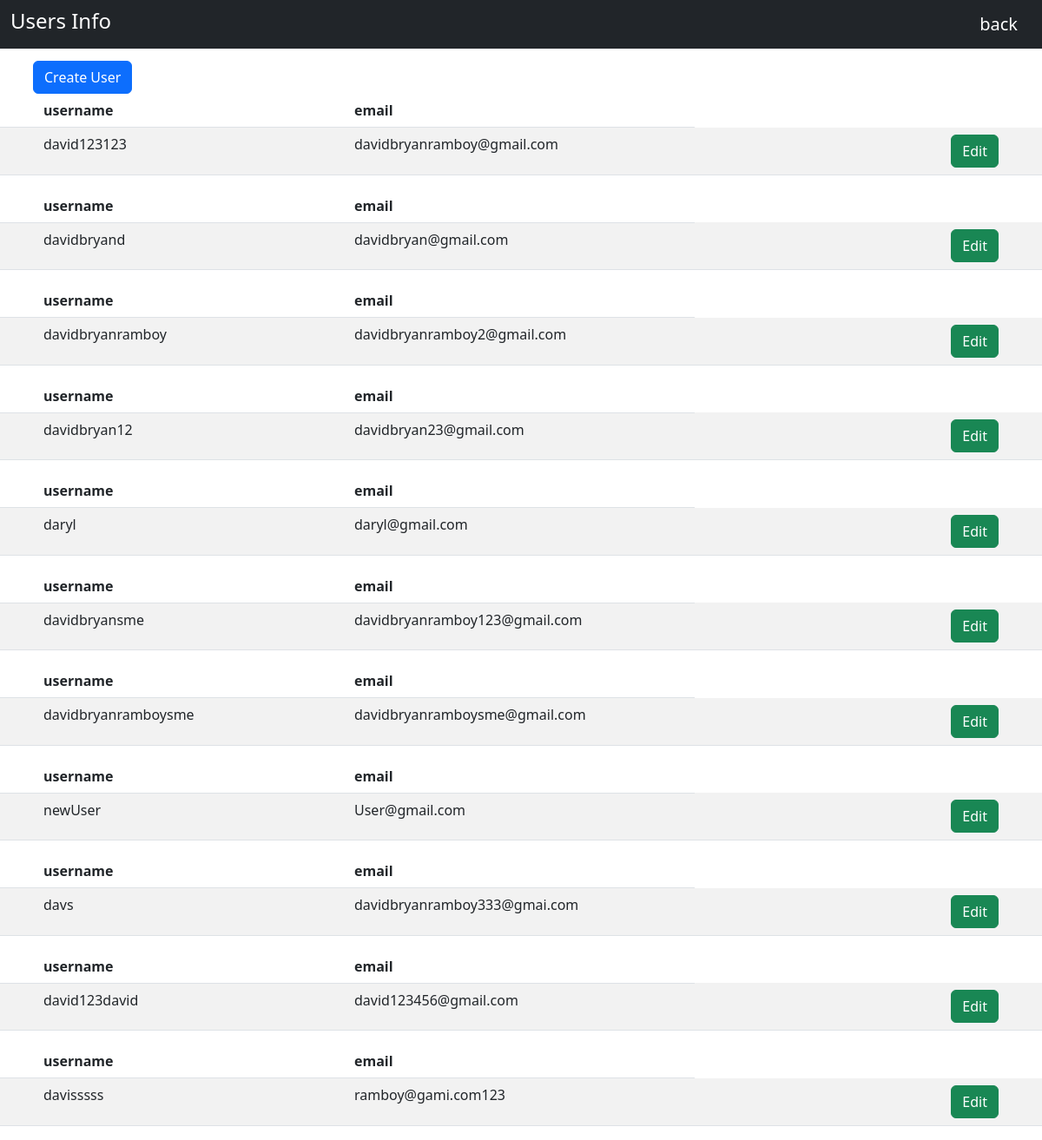
The page /um-admin/users-info/ (signed in) on the database its author committed.
### account/models.py (models this page shows)
class Custom_user(AbstractUser):
    address = models.CharField(max_length=100, blank=True, null=True)
    phone_number = models.CharField(max_length=20, blank=True, null=True)
    email = models.EmailField(unique=True,blank=True, null=True)
    position = models.CharField(max_length=100,blank=True, null=True)
    company = models.CharField(max_length=100,blank=True, null=True)
    def __str__(self):
        return self.email
    EMAIL_FIELD = 'email'
    ADDRESS_FIELD = 'address'
    PHONE_NUMBER_FIELD = 'phone_number'
    REQUIRED_FIELDS = ['email','address','phone_number']
    is_active = models.BooleanField(default=True)

### customadmin/decorators.py (the view)
    def wrapper(request, *args, **kwargs):
        if not request.user.is_superuser:
            return redirect('admin_login')
        return view_func(request, *args, **kwargs)

### customadmin/views.py (called while the page is built)
@admin_required
def users_info(request):
    users = Custom_user.objects.all()
    return render(request, 'customadmin/users_info.html',{
        'users' : users
    })

### customadmin/templates/customadmin/users_info.html (shortened to what this page needs)
{% extends 'account/base.html' %}
{% block content %}
<div class="w-100" style="height:70px;">
    <nav class="navbar navbar-expand-lg navbar-light bg-dark sticky-top">
        <div class="container-fluid d-flex justify-content-between">
            <h4 class="text-white">Users Info</h4>
            <a class="navbar-brand text-white" href="{% url 'home'%}">back</a>
        </div>
    </nav>
</div>
<div>
        <a href="{% url 'create_user' %}" class="btn btn-primary" style="margin-left: 38px;">Create User</a>
        {% for user in users %}
            <table class="table table-striped">
                <thead>
                    <tr>
                        <th style="padding-left: 50px;">username</th>
                        <th>email</th>
                    </tr>
                </thead>
                <tbody>
                    <tr>
                        <td style="width: 300px; padding-left: 50px;">{{user.username}}</td>
                        <td style="width:300px;">{{user.email}}</td>
                        <td style="width:300px; padding-right: 50px;" class="text-end" >
                            <a href="{% url 'edit_user' user.id %}" class="btn btn-success">Edit</a>
                        </td>
                    </tr>
                </tbody>
            </table>
        {% endfor %}
</div>
{% endblock %}

### rows shown on the page
Custom_user: username "david123123", email "davidbryanramboy@gmail.com"
Custom_user: username "davidbryand", email "davidbryan@gmail.com"
Custom_user: username "davidbryanramboy", email "davidbryanramboy2@gmail.com"
Custom_user: username "davidbryan12", email "davidbryan23@gmail.com"
Custom_user: username "daryl", email "daryl@gmail.com"
Custom_user: username "davidbryansme", email "davidbryanramboy123@gmail.com"
Custom_user: username "davidbryanramboysme", email "davidbryanramboysme@gmail.com"
Custom_user: username "newUser", email "User@gmail.com"
Custom_user: username "davs", email "davidbryanramboy333@gmai.com"
Custom_user: username "david123david", email "david123456@gmail.com"
Custom_user: username "davisssss", email "ramboy@gami.com123"
